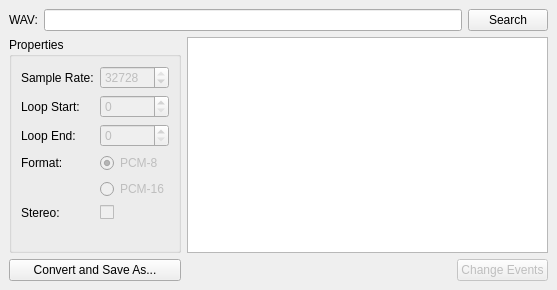
<?xml version="1.0" encoding="UTF-8"?>
<ui version="4.0">
 <class>MainWindow</class>
 <widget class="QMainWindow" name="MainWindow">
  <property name="geometry">
   <rect>
    <x>0</x>
    <y>0</y>
    <width>557</width>
    <height>290</height>
   </rect>
  </property>
  <property name="windowTitle">
   <string>Nitro WAV Tool</string>
  </property>
  <widget class="QWidget" name="centralwidget">
   <layout class="QGridLayout" name="gridLayout">
    <item row="3" column="0">
     <widget class="QPushButton" name="convert_pb">
      <property name="text">
       <string>Convert and Save As...</string>
      </property>
     </widget>
    </item>
    <item row="1" column="1" rowspan="2">
     <widget class="QTextEdit" name="console">
      <property name="readOnly">
       <bool>true</bool>
      </property>
     </widget>
    </item>
    <item row="0" column="0" colspan="2">
     <layout class="QHBoxLayout" name="horizontalLayout">
      <item>
       <widget class="QLabel" name="label">
        <property name="text">
         <string>WAV:</string>
        </property>
       </widget>
      </item>
      <item>
       <widget class="QLineEdit" name="wavPath_le"/>
      </item>
      <item>
       <widget class="QPushButton" name="search_pb">
        <property name="text">
         <string>Search</string>
        </property>
       </widget>
      </item>
     </layout>
    </item>
    <item row="1" column="0" rowspan="2">
     <widget class="QGroupBox" name="groupBox">
      <property name="title">
       <string>Properties</string>
      </property>
      <layout class="QFormLayout" name="formLayout_2">
       <item row="0" column="0">
        <widget class="QLabel" name="label_2">
         <property name="text">
          <string>Sample Rate:</string>
         </property>
        </widget>
       </item>
       <item row="0" column="1">
        <widget class="QSpinBox" name="sampleRate_sb">
         <property name="enabled">
          <bool>false</bool>
         </property>
         <property name="minimum">
          <number>0</number>
         </property>
         <property name="maximum">
          <number>32728</number>
         </property>
         <property name="value">
          <number>32728</number>
         </property>
        </widget>
       </item>
       <item row="1" column="0">
        <widget class="QLabel" name="label_3">
         <property name="text">
          <string>Loop Start:</string>
         </property>
        </widget>
       </item>
       <item row="1" column="1">
        <widget class="QSpinBox" name="loopStart_sb">
         <property name="enabled">
          <bool>false</bool>
         </property>
         <property name="maximum">
          <number>2147483647</number>
         </property>
        </widget>
       </item>
       <item row="2" column="0">
        <widget class="QLabel" name="label_4">
         <property name="text">
          <string>Loop End:</string>
         </property>
        </widget>
       </item>
       <item row="2" column="1">
        <widget class="QSpinBox" name="loopEnd_sb">
         <property name="enabled">
          <bool>false</bool>
         </property>
         <property name="maximum">
          <number>2147483647</number>
         </property>
        </widget>
       </item>
       <item row="3" column="0">
        <widget class="QLabel" name="label_5">
         <property name="text">
          <string>Format:</string>
         </property>
        </widget>
       </item>
       <item row="3" column="1">
        <widget class="QRadioButton" name="pcm8_rb">
         <property name="enabled">
          <bool>false</bool>
         </property>
         <property name="text">
          <string>PCM-8</string>
         </property>
         <property name="checked">
          <bool>true</bool>
         </property>
        </widget>
       </item>
       <item row="4" column="1">
        <widget class="QRadioButton" name="pcm16_rb">
         <property name="enabled">
          <bool>false</bool>
         </property>
         <property name="text">
          <string>PCM-16</string>
         </property>
        </widget>
       </item>
       <item row="5" column="0">
        <widget class="QLabel" name="label_6">
         <property name="text">
          <string>Stereo:</string>
         </property>
        </widget>
       </item>
       <item row="5" column="1">
        <widget class="QCheckBox" name="stereo_cb">
         <property name="enabled">
          <bool>false</bool>
         </property>
         <property name="text">
          <string/>
         </property>
        </widget>
       </item>
      </layout>
     </widget>
    </item>
    <item row="3" column="1">
     <layout class="QHBoxLayout" name="horizontalLayout_2">
      <item>
       <spacer name="horizontalSpacer">
        <property name="orientation">
         <enum>Qt::Horizontal</enum>
        </property>
        <property name="sizeHint" stdset="0">
         <size>
          <width>40</width>
          <height>20</height>
         </size>
        </property>
       </spacer>
      </item>
      <item>
       <widget class="QPushButton" name="changeEvents_pb">
        <property name="enabled">
         <bool>false</bool>
        </property>
        <property name="sizePolicy">
         <sizepolicy hsizetype="Minimum" vsizetype="Fixed">
          <horstretch>0</horstretch>
          <verstretch>0</verstretch>
         </sizepolicy>
        </property>
        <property name="text">
         <string>Change Events</string>
        </property>
       </widget>
      </item>
     </layout>
    </item>
   </layout>
  </widget>
 </widget>
 <resources/>
 <connections/>
</ui>
